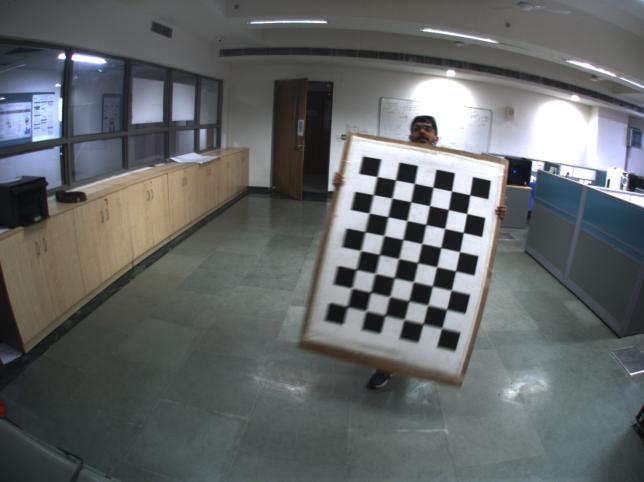
#> input picture images/image_02.png, 1288 x 964 px, given as the content of the folder /media/dheeraj/New Volume/IIITD_ALIVE/extracted_images, which was not available (shown at 1/2 size)
$ python mult_sensor_calibration.py
#> lines starting #> are read from the running program, lines starting #| are printed output that depends on the picture; pictures that were not available may be replaced by others from this repository, and a replacement may not be noted
import numpy as np
import cv2
import glob
import os
import math
import matplotlib.pyplot as plt
from mpl_toolkits.mplot3d import axes3d, Axes3D
import scipy.spatial.distance
import random
import argparse
# import yaml
from sklearn.metrics import mean_squared_error
# import defaults
import yaml
import time
from scipy.spatial import distance

def get_extrinsic_matrices(images, objpoints, imgpoints):

    # termination criteria
    criteria = (cv2.TERM_CRITERIA_EPS + cv2.TERM_CRITERIA_MAX_ITER, 30, 0.001)
    # print("criteria " , criteria)
    w = 964
    h = 1288
    print("width and height of the image: ", w, h)


    rotations = []
    translations = []

    for file in os.listdir(path):

        start = time.process_time()
        img = cv2.imread(os.path.join(path, file))
#> img is the input picture: shape (964, 1288, 3); mean B, G, R 103, 102.6, 99
        print(file)
        # print(img)


        gray = cv2.cvtColor(img,cv2.COLOR_BGR2GRAY)
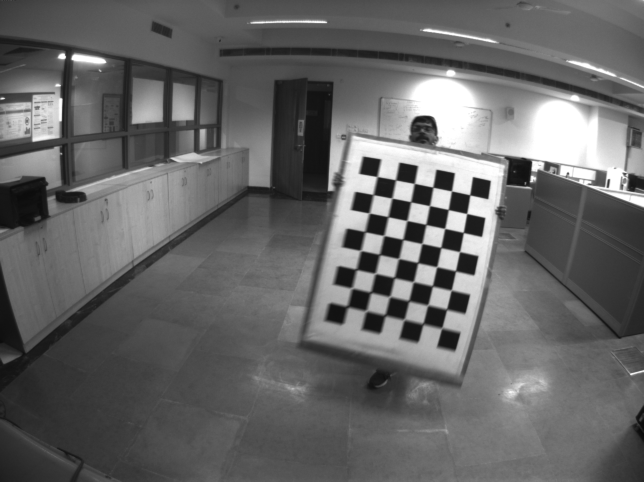
#> gray: shape (964, 1288) (shown at 1/2 size); min 9, max 255, mean 101.6
        # cv2.imshow("frame", gray)
        # cv2.waitKey(0)
        # Find the chess board corners
        ret, corners = cv2.findChessboardCorners(gray, (8,6),None)
#> ret = True; corners = 48 rows, first 8: [697, 613], [703.5, 576.5], [713, 539], [721.5, 501.5], [730, 463.5], [739, 426.5], [747, 389.5], [754.5, 353.6]
        print(ret)
#| True

        # If found, add object points, image points (after refining them)
        if ret == True:
            objpoints.append(objp)

            corners = np.reshape(corners, (48,2))
#> corners = 48 pairs, first value 697 to 940, second value 353.6 to 657
            corners2 = cv2.cornerSubPix(gray,corners,(11,11),(-1,-1),criteria)
#> corners2 = 48 pairs, first value 695.1 to 939.9, second value 353.5 to 656.5
            imgpoints.append(corners2)
            # [10 lines of commented-out code are left out]
            end = time.process_time()
            print("time taken : {} and checkerboard found".format(end - start))
        end = time.process_time()
        print("time taken : {}".format(end - start))

        # cv2.destroyAllWindows()


    return None, None
    # return np.array(rotations), np.array(translations)

objp = np.zeros((6*8,3), np.float32)
objp[:,:2] = np.mgrid[0:8,0:6].T.reshape(-1,2)

# Arrays to store object points and image points from all the images.
objpoints = [] # 3d point in real world space
imgpoints = [] # 2d points in image plane.


path = "/media/dheeraj/New Volume/IIITD_ALIVE/extracted_images"

get_extrinsic_matrices(path, objpoints, imgpoints)

$ run again, on images/image_03.png
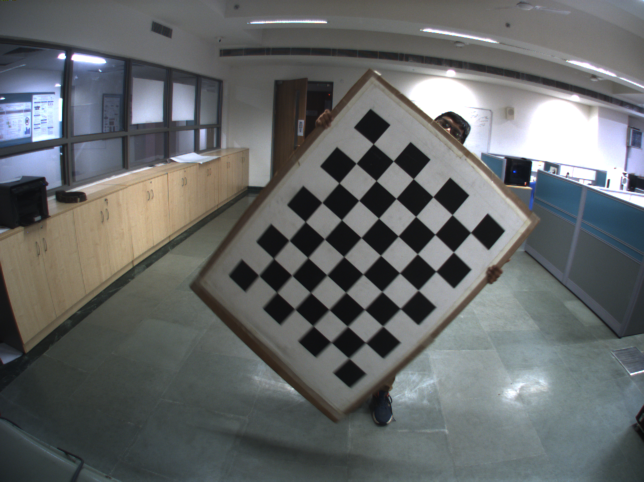
#> input picture images/image_03.png, 1288 x 964 px, given as the content of the folder /media/dheeraj/New Volume/IIITD_ALIVE/extracted_images, which was not available (shown at 1/2 size)
#> in get_extrinsic_matrices, img is the input picture: shape (964, 1288, 3); mean B, G, R 104.3, 104, 100.9
#> in get_extrinsic_matrices, `gray = cv2.cvtColor(img,cv2.COLOR_BGR2GRAY)`:
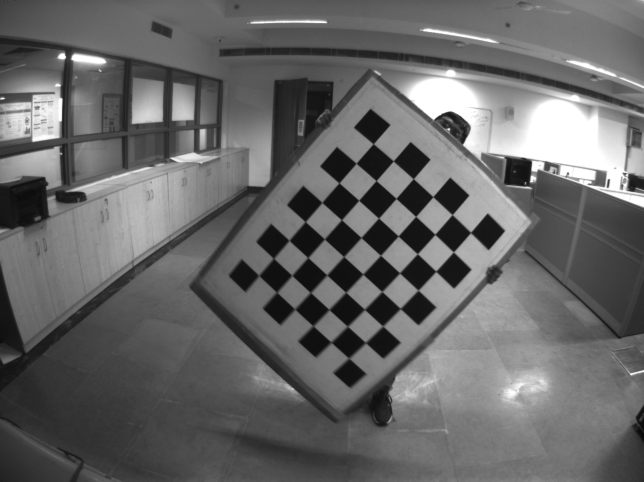
#> gray: shape (964, 1288) (shown at 1/2 size); min 9, max 255, mean 103.1
#> in get_extrinsic_matrices, `ret, corners = cv2.findChessboardCorners(gray, (8,6),None)`: ret = True; corners = 48 rows, first 8: [518.7, 551.9], [547.5, 516.9], [578.8, 481.6], [612.2, 443.8], [644.1, 405], [678.3, 366.3], [712.5, 327.1], [746.7, 288.2]
#| True
#> in get_extrinsic_matrices, `corners = np.reshape(corners, (48,2))`: corners = 48 pairs, first value 518.7 to 941.6, second value 288.2 to 717
#> corners2 = 48 pairs, first value 518.1 to 941.5, second value 288.1 to 716.7
